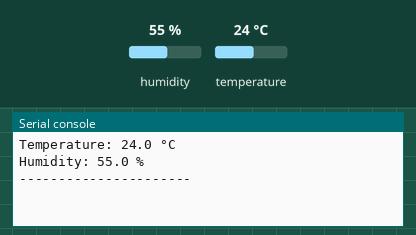
This program was run on a simulated CircuitPython board. On the bench: the last lines printed to the serial console. The test bench sets the inputs (shaded band); at power-on: humidity 55 %, temperature 24 °C.

Above: at 1.2 s.
1.3 s: humidity set to 22 %
At 3.0 s:
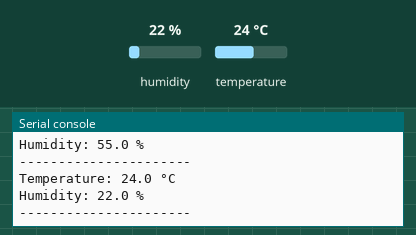
4.3 s: temperature set to 12 °C
At 5.4 s:
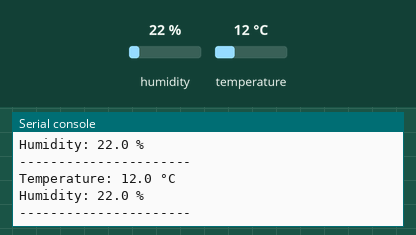
7.3 s: humidity set to 40 %
At 10.2 s:
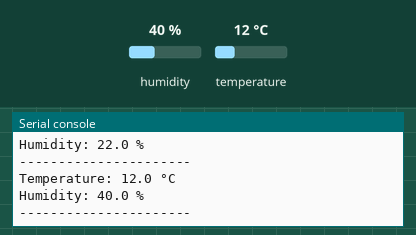
Timing chart, 0 to 11.7 s (numbered marks = the images above; inputs shaded):
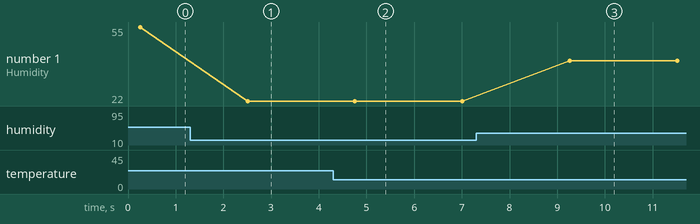

The program:

dht11.py
```python
import time
import board
import adafruit_dht

# Initialize DHT11 sensor on GPIO4
dht11 = adafruit_dht.DHT11(board.D4)

try:
    while True:
        try:
            temperature = dht11.temperature
            humidity = dht11.humidity

            print(f"Temperature: {temperature:.1f} °C")
            print(f"Humidity: {humidity:.1f} %")
            print("----------------------")

        except RuntimeError as error:
            print("Sensor reading error:", error)

        time.sleep(2)

except KeyboardInterrupt:
    print("Program stopped")

finally:
    dht11.exit()
```

Measured:
- after the input at 1.3 s, the serial console: prints a new line after 1.2 s (image 1)
- after the input at 4.3 s, the serial console: prints a new line after 0.46 s (image 2)
- after the input at 7.3 s, the serial console: prints a new line after 2.0 s (image 3)
- plotted number 1: 55 → 22 after the input at 1.3 s, 22 → 40 after the input at 7.3 s
